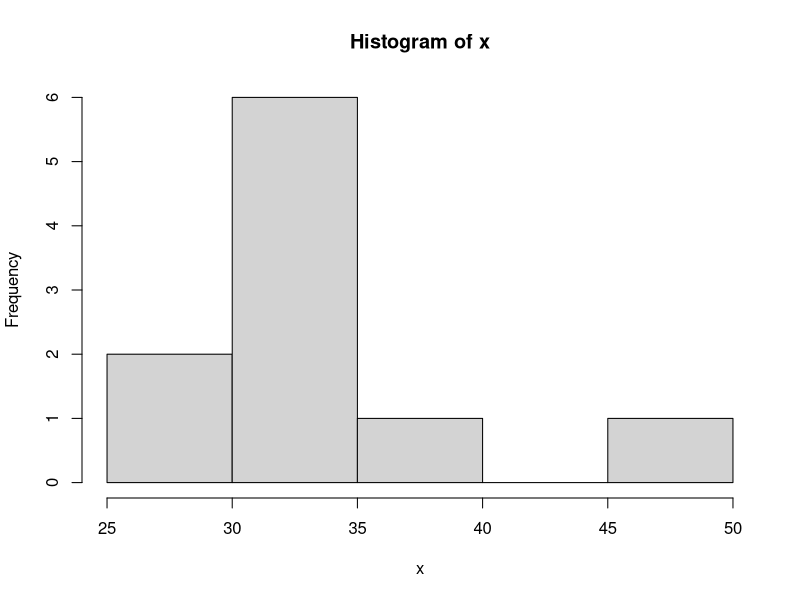
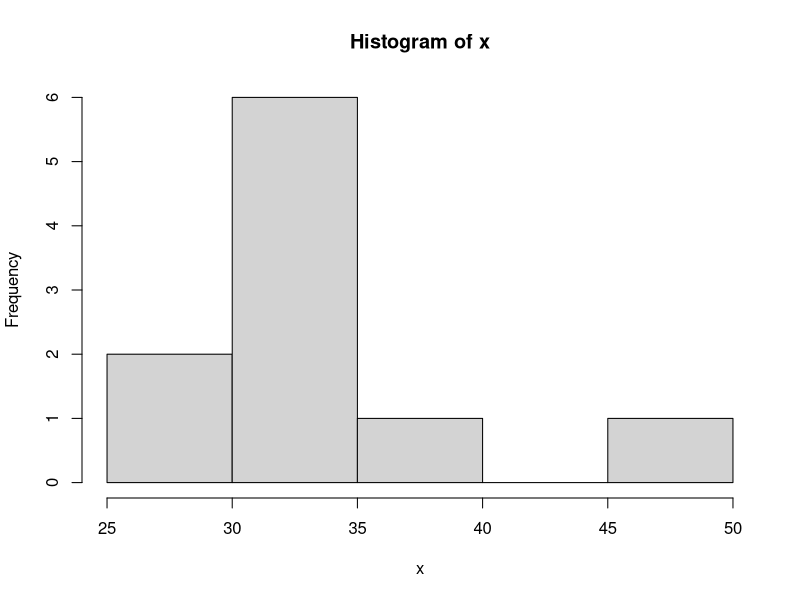

Source code (R) for these figures, in order:
x<-c(32,32,33,40,32,48,34,33,30,28)


View(x)
histogram<-hist(x)
plot(histogram)
mean<-mean(x)
sd<-sd(x)

firstinterval<-ifelse((mean-1*sd)<=x & x<=(mean+1*sd), 1,0)
View(firstinterval)
sum(firstinterval)

secondint<-ifelse((mean-2*sd)<=x & x<=(mean+2*sd), 1,0)


w<-ifelse((mean-3*sd(x))<=x & x<=(mean+3*sd(x)), 1,0)
View(w)
sum(w)
